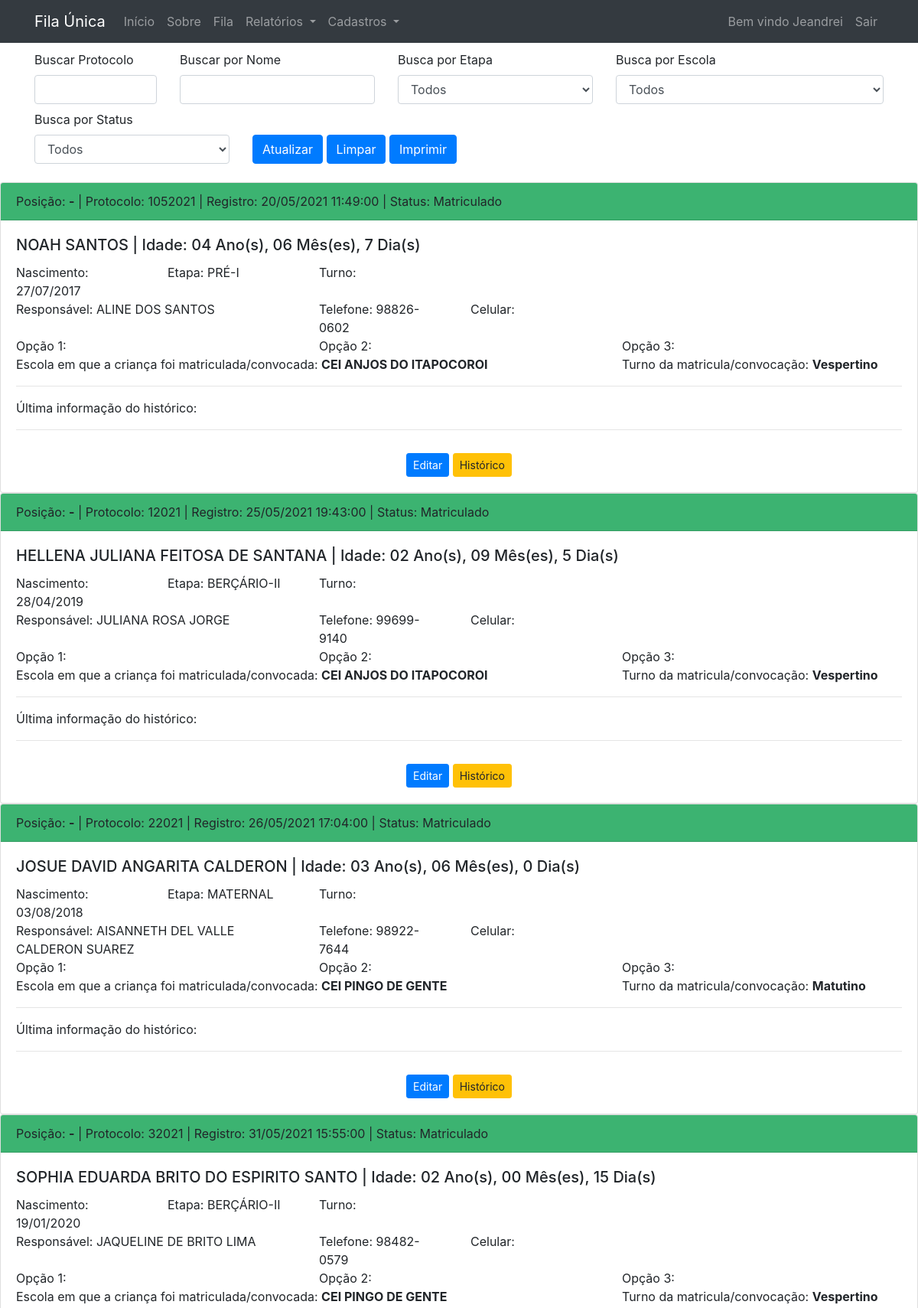
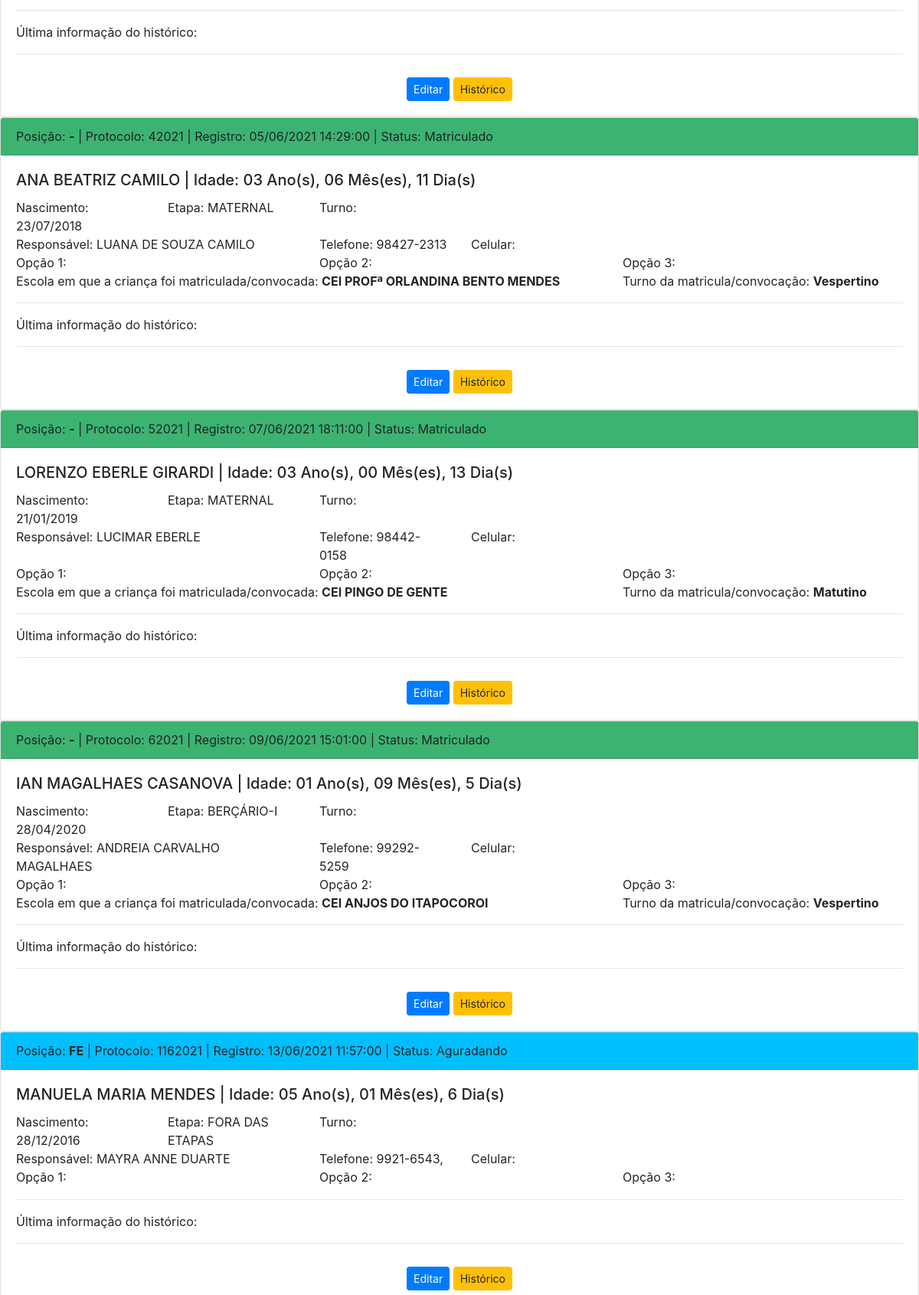
The app's page /admins (signed in, upper part) with its own data (2 pictures, top to bottom).
### tables this page shows
CREATE TABLE `fila` (
  `id` int(11) NOT NULL,
  `registro` timestamp NOT NULL DEFAULT CURRENT_TIMESTAMP,
  `responsavel` varchar(255) NOT NULL,
  `email` varchar(255) DEFAULT NULL,
  `telefone` varchar(16) NOT NULL,
  `celular` varchar(16) DEFAULT NULL,
  `bairro_id` int(11) DEFAULT NULL,
  `logradouro` varchar(255) DEFAULT NULL,
  `numero` int(11) DEFAULT NULL,
  `complemento` varchar(255) DEFAULT NULL,
  `nomecrianca` varchar(255) NOT NULL,
  `nascimento` date NOT NULL,
  `certidaonascimento` varchar(50) NOT NULL,
  `deficiencia` varchar(1) NOT NULL DEFAULT '0',
  `opcao1_id` varchar(11) DEFAULT NULL,
  `opcao2_id` varchar(11) DEFAULT NULL,
  `opcao3_id` varchar(11) DEFAULT NULL,
  `opcao_matricula` varchar(11) DEFAULT NULL,  
  `opcao_turno` varchar(20) DEFAULT NULL,
  `turno_matricula` varchar(20) DEFAULT NULL,  
  `observacao` varchar(255) DEFAULT NULL,
  `cpfresponsavel` varchar(15) DEFAULT NULL,
  `protocolo` varchar(255) DEFAULT NULL,  
  `situacao_id` int(11) DEFAULT 1
);

### app/views/admins/index.php (the view, shortened to what the rows shown need)
<?php require APPROOT . '/views/inc/header.php'; ?>
<?
$result = $data['results'];
?>
<br>
    <?php foreach ($result as $registro): ?>
        <div class="card">
            <div
                class="card-header"
                id="linha_<?php echo $registro['id'];?>"
                style="background-color:<? echo $this->situacaoModel->getCorSituacaoById($registro['situacao_id']);?>">
                    <div class="row">
                        <div class="col-sm-10">
                            Posição: <b><?php echo $registro['posicao']; ?></b> | Protocolo: <?php echo $registro['protocolo']; ?> | Registro: <?php echo $registro['registro']; ?> | Status: <?php echo $registro['situacao'];?>
                        </div>
                    </div>
            </div>
            <div class="card-body">
                <h5 class="card-title"><?php echo $registro['nomecrianca']; ?> | Idade: <?php echo CalculaIdade($registro['nascimento']);?>  </h5>
                <div class="row">
                    <div class="col-sm-2">
                        Nascimento: <?php echo $registro['nascimento']; ?>
                    </div>
                    <div class="col-sm-2">
                        Etapa: <?php echo $registro['etapa']; ?>
                    </div>
                    <div class="col-sm-2">
                        Turno: <?php echo $registro['opcao_turno']; ?>
                    </div>
                </div>
                <div class="row">
                    <div class="col-sm-4">
                        Responsável: <?php echo $registro['responsavel']; ?>
                    </div>
                    <div class="col-sm-2">
                        Telefone: <?php echo $registro['telefone']; ?>
                    </div>
                    <div class="col-sm-2">
                        Celular: <?php echo $registro['celular']; ?>
                    </div>
                </div>
                <div class="row">
                    <div class="col-sm-4">
                        Opção 1: <?php echo $registro['opcao1_id']; ?>
                    </div>
                    <div class="col-sm-4">
                        Opção 2: <?php echo $registro['opcao2_id']; ?>
                    </div>
                    <div class="col-sm-4">
                        Opção 3: <?php echo $registro['opcao3_id']; ?>
                    </div>
                </div>
                <div class="row">
                    <div class="col-sm-8">
                        <?php if($registro['situacao_id'] == 2 || $registro['situacao_id'] == 5){
                            echo "Escola em que a criança foi matriculada/convocada: <b>" . $registro['opcao_matricula'] . "</b>";}
                            ?>
                    </div>
                    <div class="col-sm-4">
                        <?php if($registro['situacao_id'] == 2 || $registro['situacao_id'] == 5){
                            echo "Turno da matricula/convocação: " ."<b>" . $registro['turno_matricula'] . "</b>";}
                            ?>
                    </div>
                </div>
                <hr>
                <div class="row">
                    <div class="col-sm-12">Última informação do histórico: <?php echo $registro['ultimo_historico']; ?></div>
                </div>
                <hr>
                <div class="row" style="margin-top:30px;">
                    <div class="col-md-12 text-center">
                        <a href="<?php echo URLROOT; ?>/admins/edit/<?php echo  $registro['id'];?>" class="btn btn-primary btn-sm">Editar</a>
                        <a href="<?php echo URLROOT; ?>/admins/historico/<?php echo  $registro['id'];?>" class="btn btn-warning btn-sm">Histórico</a>
                    </div>
                </div>
            </div>
        </div>
    <?php endforeach; ?>
</body>
</html>

### app/helpers/helpers.php (shortened to what the rows shown need)
<?php
function CalculaIdade($data){
    $dataf = date('Y-m-d', strtotime(str_replace('/', '-', $data)));
    $interval = date_diff(date_create(), date_create($dataf));
    echo $interval->format("%Y Ano(s), %M Mês(es), %d Dia(s)");
}
?>

### records on screen
fila: posicao "-", protocolo "1052021", registro "20/05/2021 11:49:00", situacao "Matriculado", nomecrianca "NOAH SANTOS", format "04 Ano(s), 06 Mês(es), 7 Dia(s)", nascimento "27/07/2017", etapa "PRÉ-I", responsavel "ALINE DOS SANTOS", telefone "98826-0602", opcao_matricula "CEI ANJOS DO ITAPOCOROI", turno_matricula "Vespertino"
fila: posicao "-", protocolo "12021", registro "25/05/2021 19:43:00", situacao "Matriculado", nomecrianca "HELLENA JULIANA FEITOSA DE SANTANA", format "02 Ano(s), 09 Mês(es), 5 Dia(s)", nascimento "28/04/2019", etapa "BERÇÁRIO-II", responsavel "JULIANA ROSA JORGE", telefone "99699-9140", opcao_matricula "CEI ANJOS DO ITAPOCOROI", turno_matricula "Vespertino"
fila: posicao "-", protocolo "22021", registro "26/05/2021 17:04:00", situacao "Matriculado", nomecrianca "JOSUE DAVID ANGARITA CALDERON", format "03 Ano(s), 06 Mês(es), 0 Dia(s)", nascimento "03/08/2018", etapa "MATERNAL", responsavel "AISANNETH DEL VALLE CALDERON SUAREZ", telefone "98922-7644", opcao_matricula "CEI PINGO DE GENTE", turno_matricula "Matutino"
fila: posicao "-", protocolo "32021", registro "31/05/2021 15:55:00", situacao "Matriculado", nomecrianca "SOPHIA EDUARDA BRITO DO ESPIRITO SANTO", format "02 Ano(s), 00 Mês(es), 15 Dia(s)", nascimento "19/01/2020", etapa "BERÇÁRIO-II", responsavel "JAQUELINE DE BRITO LIMA", telefone "98482-0579", opcao_matricula "CEI PINGO DE GENTE", turno_matricula "Vespertino"
fila: posicao "-", protocolo "42021", registro "05/06/2021 14:29:00", situacao "Matriculado", nomecrianca "ANA BEATRIZ CAMILO", format "03 Ano(s), 06 Mês(es), 11 Dia(s)", nascimento "23/07/2018", etapa "MATERNAL", responsavel "LUANA DE SOUZA CAMILO", telefone "98427-2313", opcao_matricula "CEI PROFª ORLANDINA BENTO MENDES", turno_matricula "Vespertino"
fila: posicao "-", protocolo "52021", registro "07/06/2021 18:11:00", situacao "Matriculado", nomecrianca "LORENZO EBERLE GIRARDI", format "03 Ano(s), 00 Mês(es), 13 Dia(s)", nascimento "21/01/2019", etapa "MATERNAL", responsavel "LUCIMAR EBERLE", telefone "98442-0158", opcao_matricula "CEI PINGO DE GENTE", turno_matricula "Matutino"
fila: posicao "-", protocolo "62021", registro "09/06/2021 15:01:00", situacao "Matriculado", nomecrianca "IAN MAGALHAES CASANOVA", format "01 Ano(s), 09 Mês(es), 5 Dia(s)", nascimento "28/04/2020", etapa "BERÇÁRIO-I", responsavel "ANDREIA CARVALHO MAGALHAES", telefone "99292-5259", opcao_matricula "CEI ANJOS DO ITAPOCOROI", turno_matricula "Vespertino"
fila: posicao "FE", protocolo "1162021", registro "13/06/2021 11:57:00", situacao "Aguradando", nomecrianca "MANUELA MARIA MENDES", format "05 Ano(s), 01 Mês(es), 6 Dia(s)", nascimento "28/12/2016", etapa "FORA DAS ETAPAS", responsavel "MAYRA ANNE DUARTE", telefone "9921-6543,"

### other values on screen
SITENAME "Fila Única"
$_SESSION[DB_NAME . '_user_name'] "Jeandrei"
